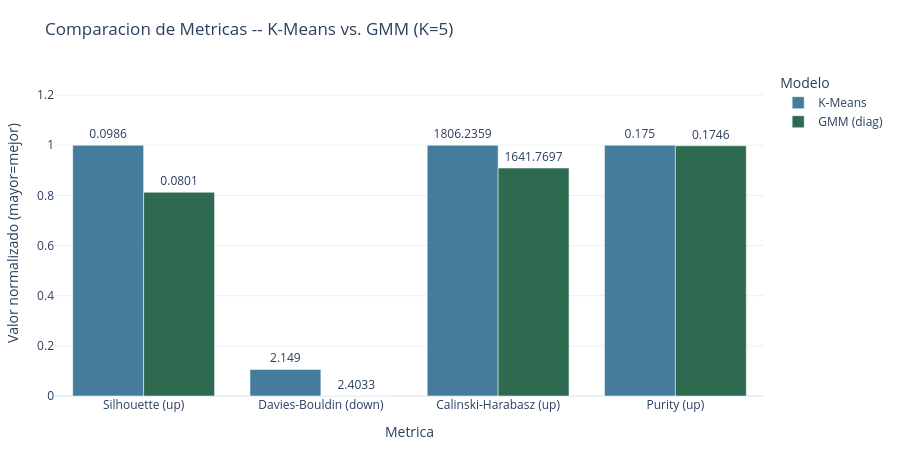

Write notebook code for a chart like this one.
### Markdown cell above
### 7.7 Gráfico de Barras Comparativo — Todas las Métricas

### Code cell
metrics_to_plot = ['silhouette', 'davies_bouldin', 'calinski_harabasz', 'purity']
metrics_labels  = ['Silhouette (up)', 'Davies-Bouldin (down)', 'Calinski-Harabasz (up)', 'Purity (up)']
invert_metrics  = {'davies_bouldin'}
plot_data = []
for metric, label in zip(metrics_to_plot, metrics_labels):
    km_v = comparison_df.loc['kmeans', metric]
    gm_v = comparison_df.loc['gmm', metric]
    if pd.isna(km_v) or pd.isna(gm_v):
        continue
    mx = max(km_v, gm_v) + 1e-9
    if metric in invert_metrics:
        km_n, gm_n = 1 - km_v/mx, 1 - gm_v/mx
    else:
        km_n, gm_n = km_v/mx, gm_v/mx
    plot_data.append({'metric':label,'K-Means':km_v,'GMM':gm_v,'km_n':km_n,'gm_n':gm_n})
pmd = pd.DataFrame(plot_data)
fig_bar = go.Figure()
fig_bar.add_trace(go.Bar(
    name='K-Means', x=pmd['metric'], y=pmd['km_n'],
    text=pmd['K-Means'].round(4).astype(str), textposition='outside',
    marker_color='#457b9d',
))
fig_bar.add_trace(go.Bar(
    name=f'GMM ({best_cov_k5})', x=pmd['metric'], y=pmd['gm_n'],
    text=pmd['GMM'].round(4).astype(str), textposition='outside',
    marker_color='#2d6a4f',
))
fig_bar.update_layout(
    barmode='group',
    title=f'Comparacion de Metricas -- K-Means vs. GMM (K={k_optimal})',
    yaxis=dict(title='Valor normalizado (mayor=mejor)', range=[0,1.3]),
    xaxis_title='Metrica', template='plotly_white', height=450,
    legend_title='Modelo', margin=dict(l=40, r=40, t=70, b=40),
)
fig_bar.show()

### Figure 1 — Plotly figure (JSON) as saved in the notebook; plotly's stock layout.template omitted (floating-point values rounded to 4 significant figures)
{"data": [{"marker": {"color": "#457b9d"}, "name": "K-Means", "text": ["0.0986", "2.149", "1806.2359", "0.175"], "textposition": "outside", "type": "bar", "x": ["Silhouette (up)", "Davies-Bouldin (down)", "Calinski-Harabasz (up)", "Purity (up)"], "y": [1.0, 0.1058, 1.0, 1.0]}, {"marker": {"color": "#2d6a4f"}, "name": "GMM (diag)", "text": ["0.0801", "2.4033", "1641.7697", "0.1746"], "textposition": "outside", "type": "bar", "x": ["Silhouette (up)", "Davies-Bouldin (down)", "Calinski-Harabasz (up)", "Purity (up)"], "y": [0.8124, 4.161e-10, 0.9089, 0.9977]}], "layout": {"barmode": "group", "height": 450, "legend": {"title": {"text": "Modelo"}}, "margin": {"b": 40, "l": 40, "r": 40, "t": 70}, "title": {"text": "Comparacion de Metricas -- K-Means vs. GMM (K=5)"}, "xaxis": {"title": {"text": "Metrica"}}, "yaxis": {"range": [0, 1.3], "title": {"text": "Valor normalizado (mayor=mejor)"}}}}
